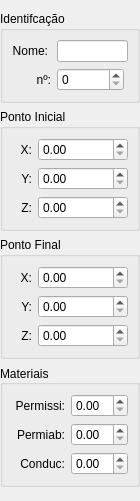
            <widget class="QWidget" name="scrollAreaWidgetContents">
             <property name="geometry">
              <rect>
               <x>0</x>
               <y>0</y>
               <width>140</width>
               <height>501</height>
              </rect>
             </property>
             <layout class="QVBoxLayout" name="verticalLayout_3">
              <property name="leftMargin">
               <number>0</number>
              </property>
              <property name="rightMargin">
               <number>0</number>
              </property>
              <item>
               <widget class="QGroupBox" name="groupBox_Linha1">
                <property name="sizePolicy">
                 <sizepolicy hsizetype="Fixed" vsizetype="Fixed">
                  <horstretch>0</horstretch>
                  <verstretch>0</verstretch>
                 </sizepolicy>
                </property>
                <property name="minimumSize">
                 <size>
                  <width>140</width>
                  <height>0</height>
                 </size>
                </property>
                <property name="maximumSize">
                 <size>
                  <width>140</width>
                  <height>16777215</height>
                 </size>
                </property>
                <property name="title">
                 <string>Identifcação</string>
                </property>
                <layout class="QFormLayout" name="formLayout_2">
                 <item row="0" column="0">
                  <widget class="QLabel" name="label_5">
                   <property name="text">
                    <string>Nome:</string>
                   </property>
                   <property name="alignment">
                    <set>Qt::AlignRight|Qt::AlignTrailing|Qt::AlignVCenter</set>
                   </property>
                  </widget>
                 </item>
                 <item row="0" column="1">
                  <widget class="QLineEdit" name="lineEdit_LinhaName">
                   <property name="sizePolicy">
                    <sizepolicy hsizetype="Fixed" vsizetype="Fixed">
                     <horstretch>0</horstretch>
                     <verstretch>0</verstretch>
                    </sizepolicy>
                   </property>
                   <property name="minimumSize">
                    <size>
                     <width>60</width>
                     <height>0</height>
                    </size>
                   </property>
                  </widget>
                 </item>
                 <item row="1" column="0">
                  <widget class="QLabel" name="label_6">
                   <property name="minimumSize">
                    <size>
                     <width>39</width>
                     <height>0</height>
                    </size>
                   </property>
                   <property name="text">
                    <string>nº:</string>
                   </property>
                   <property name="alignment">
                    <set>Qt::AlignRight|Qt::AlignTrailing|Qt::AlignVCenter</set>
                   </property>
                  </widget>
                 </item>
                 <item row="1" column="1">
                  <widget class="QSpinBox" name="spinBox_LinhaNum">
                   <property name="sizePolicy">
                    <sizepolicy hsizetype="Fixed" vsizetype="Fixed">
                     <horstretch>0</horstretch>
                     <verstretch>0</verstretch>
                    </sizepolicy>
                   </property>
                   <property name="minimumSize">
                    <size>
                     <width>67</width>
                     <height>0</height>
                    </size>
                   </property>
                  </widget>
                 </item>
                </layout>
               </widget>
              </item>
              <item>
               <widget class="QGroupBox" name="groupBox_Linha2">
                <property name="sizePolicy">
                 <sizepolicy hsizetype="Fixed" vsizetype="Fixed">
                  <horstretch>0</horstretch>
                  <verstretch>0</verstretch>
                 </sizepolicy>
                </property>
                <property name="minimumSize">
                 <size>
                  <width>140</width>
                  <height>0</height>
                 </size>
                </property>
                <property name="maximumSize">
                 <size>
                  <width>140</width>
                  <height>16777215</height>
                 </size>
                </property>
                <property name="title">
                 <string>Ponto Inicial</string>
                </property>
                <layout class="QFormLayout" name="formLayout">
                 <item row="0" column="0">
                  <widget class="QLabel" name="label_11">
                   <property name="minimumSize">
                    <size>
                     <width>20</width>
                     <height>0</height>
                    </size>
                   </property>
                   <property name="text">
                    <string>X:</string>
                   </property>
                   <property name="textFormat">
                    <enum>Qt::AutoText</enum>
                   </property>
                   <property name="alignment">
                    <set>Qt::AlignRight|Qt::AlignTrailing|Qt::AlignVCenter</set>
                   </property>
                   <property name="indent">
                    <number>-1</number>
                   </property>
                  </widget>
                 </item>
                 <item row="0" column="1">
                  <widget class="QDoubleSpinBox" name="doubleSpinBox_LinhaX">
                   <property name="minimumSize">
                    <size>
                     <width>60</width>
                     <height>0</height>
                    </size>
                   </property>
                  </widget>
                 </item>
                 <item row="1" column="0">
                  <widget class="QLabel" name="label_12">
                   <property name="minimumSize">
                    <size>
                     <width>20</width>
                     <height>0</height>
                    </size>
                   </property>
                   <property name="text">
                    <string>Y:</string>
                   </property>
                   <property name="textFormat">
                    <enum>Qt::AutoText</enum>
                   </property>
                   <property name="alignment">
                    <set>Qt::AlignRight|Qt::AlignTrailing|Qt::AlignVCenter</set>
                   </property>
                   <property name="indent">
                    <number>-1</number>
                   </property>
                  </widget>
                 </item>
                 <item row="1" column="1">
                  <widget class="QDoubleSpinBox" name="doubleSpinBox_LinhaY"/>
                 </item>
                 <item row="2" column="0">
                  <widget class="QLabel" name="label_13">
                   <property name="minimumSize">
                    <size>
                     <width>20</width>
                     <height>0</height>
                    </size>
                   </property>
                   <property name="text">
                    <string>Z:</string>
                   </property>
                   <property name="textFormat">
                    <enum>Qt::AutoText</enum>
                   </property>
                   <property name="alignment">
                    <set>Qt::AlignRight|Qt::AlignTrailing|Qt::AlignVCenter</set>
                   </property>
                   <property name="indent">
                    <number>-1</number>
                   </property>
                  </widget>
                 </item>
                 <item row="2" column="1">
                  <widget class="QDoubleSpinBox" name="doubleSpinBox_LinhaZ"/>
                 </item>
                </layout>
               </widget>
              </item>
              <item>
               <widget class="QGroupBox" name="groupBox_Linha3">
                <property name="sizePolicy">
                 <sizepolicy hsizetype="Fixed" vsizetype="Fixed">
                  <horstretch>0</horstretch>
                  <verstretch>0</verstretch>
                 </sizepolicy>
                </property>
                <property name="minimumSize">
                 <size>
                  <width>140</width>
                  <height>0</height>
                 </size>
                </property>
                <property name="maximumSize">
                 <size>
                  <width>140</width>
                  <height>16777215</height>
                 </size>
                </property>
                <property name="title">
                 <string>Ponto Final</string>
                </property>
                <layout class="QFormLayout" name="formLayout_4">
                 <item row="0" column="0">
                  <widget class="QLabel" name="label_20">
                   <property name="minimumSize">
                    <size>
                     <width>20</width>
                     <height>0</height>
                    </size>
                   </property>
                   <property name="text">
                    <string>X:</string>
                   </property>
                   <property name="alignment">
                    <set>Qt::AlignRight|Qt::AlignTrailing|Qt::AlignVCenter</set>
                   </property>
                  </widget>
                 </item>
                 <item row="0" column="1">
                  <widget class="QDoubleSpinBox" name="doubleSpinBox_LinhaXF">
                   <property name="minimumSize">
                    <size>
                     <width>60</width>
                     <height>0</height>
                    </size>
                   </property>
                  </widget>
                 </item>
                 <item row="1" column="0">
                  <widget class="QLabel" name="label_21">
                   <property name="minimumSize">
                    <size>
                     <width>20</width>
                     <height>0</height>
                    </size>
                   </property>
                   <property name="text">
                    <string>Y:</string>
                   </property>
                   <property name="alignment">
                    <set>Qt::AlignRight|Qt::AlignTrailing|Qt::AlignVCenter</set>
                   </property>
                  </widget>
                 </item>
                 <item row="1" column="1">
                  <widget class="QDoubleSpinBox" name="doubleSpinBox_LinhaYF"/>
                 </item>
                 <item row="2" column="0">
                  <widget class="QLabel" name="label_22">
                   <property name="minimumSize">
                    <size>
                     <width>20</width>
                     <height>0</height>
                    </size>
                   </property>
                   <property name="text">
                    <string>Z:</string>
                   </property>
                   <property name="alignment">
                    <set>Qt::AlignRight|Qt::AlignTrailing|Qt::AlignVCenter</set>
                   </property>
                  </widget>
                 </item>
                 <item row="2" column="1">
                  <widget class="QDoubleSpinBox" name="doubleSpinBox_LinhaZF"/>
                 </item>
                </layout>
               </widget>
              </item>
              <item>
               <widget class="QGroupBox" name="groupBox_Linha4">
                <property name="sizePolicy">
                 <sizepolicy hsizetype="Preferred" vsizetype="Fixed">
                  <horstretch>0</horstretch>
                  <verstretch>0</verstretch>
                 </sizepolicy>
                </property>
                <property name="maximumSize">
                 <size>
                  <width>140</width>
                  <height>16777215</height>
                 </size>
                </property>
                <property name="layoutDirection">
                 <enum>Qt::LeftToRight</enum>
                </property>
                <property name="title">
                 <string>Materiais</string>
                </property>
                <property name="alignment">
                 <set>Qt::AlignLeading|Qt::AlignLeft|Qt::AlignVCenter</set>
                </property>
                <layout class="QGridLayout" name="gridLayout_3">
                 <item row="0" column="0">
                  <widget class="QLabel" name="label_14">
                   <property name="text">
                    <string>Permissi:</string>
                   </property>
                   <property name="alignment">
                    <set>Qt::AlignRight|Qt::AlignTrailing|Qt::AlignVCenter</set>
                   </property>
                  </widget>
                 </item>
                 <item row="0" column="1">
                  <widget class="QDoubleSpinBox" name="doubleSpinBox_LinhaPss"/>
                 </item>
                 <item row="1" column="0">
                  <widget class="QLabel" name="label_15">
                   <property name="text">
                    <string>Permiab:</string>
                   </property>
                   <property name="alignment">
                    <set>Qt::AlignRight|Qt::AlignTrailing|Qt::AlignVCenter</set>
                   </property>
                  </widget>
                 </item>
                 <item row="1" column="1">
                  <widget class="QDoubleSpinBox" name="doubleSpinBox_LinhaPab"/>
                 </item>
                 <item row="2" column="0">
                  <widget class="QLabel" name="label_16">
                   <property name="text">
                    <string>Conduc:</string>
                   </property>
                   <property name="alignment">
                    <set>Qt::AlignRight|Qt::AlignTrailing|Qt::AlignVCenter</set>
                   </property>
                  </widget>
                 </item>
                 <item row="2" column="1">
                  <widget class="QDoubleSpinBox" name="doubleSpinBox_LinhaCond"/>
                 </item>
                </layout>
               </widget>
              </item>
             </layout>
            </widget>
